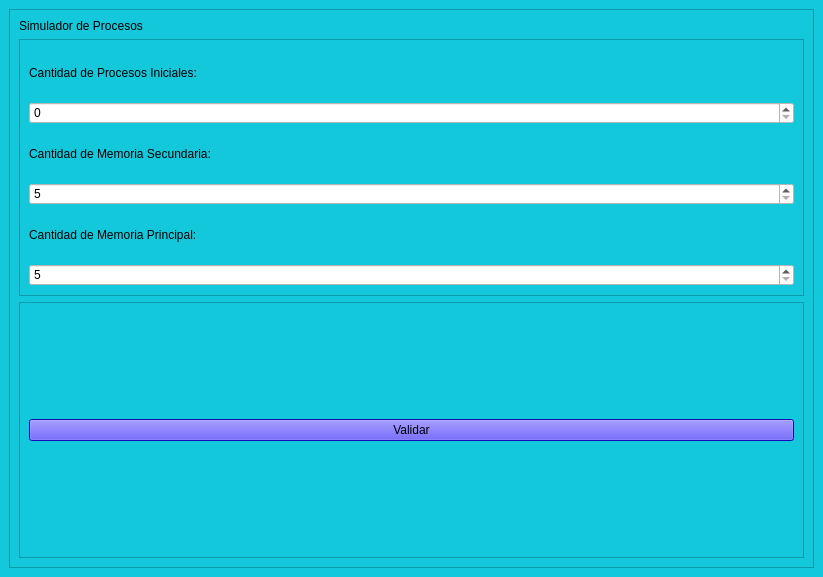
<?xml version="1.0" encoding="UTF-8"?>
<ui version="4.0">
 <class>MemoryWindow</class>
 <widget class="QMainWindow" name="MemoryWindow">
  <property name="geometry">
   <rect>
    <x>0</x>
    <y>0</y>
    <width>823</width>
    <height>577</height>
   </rect>
  </property>
  <property name="windowTitle">
   <string>Memory Configuration</string>
  </property>
  <widget class="QWidget" name="centralwidget">
   <property name="styleSheet">
    <string notr="true">background-color: rgb(20, 200, 220);</string>
   </property>
   <layout class="QVBoxLayout" name="verticalLayout">
    <item>
     <widget class="QFrame" name="frame">
      <property name="frameShape">
       <enum>QFrame::StyledPanel</enum>
      </property>
      <property name="frameShadow">
       <enum>QFrame::Raised</enum>
      </property>
      <layout class="QVBoxLayout" name="verticalLayout_2" stretch="0,1,1">
       <item>
        <widget class="QLabel" name="Tittle">
         <property name="styleSheet">
          <string notr="true">font: 75 20pt &quot;MS Shell Dlg 2&quot;;</string>
         </property>
         <property name="text">
          <string>Simulador de Procesos</string>
         </property>
        </widget>
       </item>
       <item>
        <widget class="QFrame" name="frame_2">
         <property name="frameShape">
          <enum>QFrame::StyledPanel</enum>
         </property>
         <property name="frameShadow">
          <enum>QFrame::Raised</enum>
         </property>
         <layout class="QVBoxLayout" name="verticalLayout_3">
          <item>
           <widget class="QLabel" name="label_initial_processes">
            <property name="text">
             <string>Cantidad de Procesos Iniciales:</string>
            </property>
           </widget>
          </item>
          <item>
           <widget class="QSpinBox" name="spinbox_initial_processes">
            <property name="styleSheet">
             <string notr="true">background-color: rgb(255, 255, 255);</string>
            </property>
           </widget>
          </item>
          <item>
           <widget class="QLabel" name="label_secondary_memory">
            <property name="text">
             <string>Cantidad de Memoria Secundaria:</string>
            </property>
           </widget>
          </item>
          <item>
           <widget class="QSpinBox" name="spinbox_secondary_memory">
            <property name="styleSheet">
             <string notr="true">background-color: rgb(255, 255, 255);</string>
            </property>
            <property name="minimum">
             <number>5</number>
            </property>
            <property name="maximum">
             <number>1000</number>
            </property>
           </widget>
          </item>
          <item>
           <widget class="QLabel" name="label_main_memory">
            <property name="text">
             <string>Cantidad de Memoria Principal:</string>
            </property>
           </widget>
          </item>
          <item>
           <widget class="QSpinBox" name="spinbox_main_memory">
            <property name="styleSheet">
             <string notr="true">background-color: rgb(255, 255, 255);</string>
            </property>
            <property name="minimum">
             <number>5</number>
            </property>
            <property name="maximum">
             <number>1000</number>
            </property>
           </widget>
          </item>
         </layout>
        </widget>
       </item>
       <item>
        <widget class="QFrame" name="frame_3">
         <property name="frameShape">
          <enum>QFrame::StyledPanel</enum>
         </property>
         <property name="frameShadow">
          <enum>QFrame::Raised</enum>
         </property>
         <layout class="QVBoxLayout" name="verticalLayout_4">
          <item>
           <widget class="QPushButton" name="button_validate">
            <property name="styleSheet">
             <string notr="true">background-color: rgb(31, 15, 255);</string>
            </property>
            <property name="text">
             <string>Validar</string>
            </property>
           </widget>
          </item>
         </layout>
        </widget>
       </item>
      </layout>
     </widget>
    </item>
   </layout>
  </widget>
 </widget>
 <resources/>
 <connections/>
</ui>
